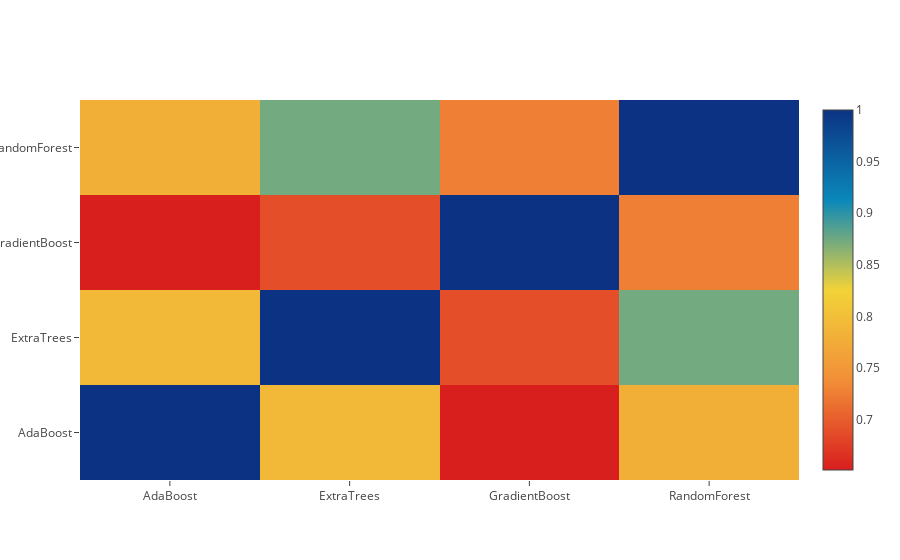

The cell this chart's notebook holds for it:
### Markdown cell above
**Correlation Heatmap of the Second Level Training set**

### Code cell
data = [
    go.Heatmap(
        z= base_predictions_train.astype(float).corr().values ,
        x=base_predictions_train.columns.values,
        y= base_predictions_train.columns.values,
          colorscale='Portland',
            showscale=True,
            reversescale = True
    )
]
py.iplot(data, filename='labelled-heatmap')

### Figure 1 — Plotly figure (JSON) as saved in the notebook; plotly's stock layout.template omitted (floating-point values rounded to 4 significant figures)
{"data": [{"colorscale": "Portland", "reversescale": true, "showscale": true, "type": "heatmap", "x": ["AdaBoost", "ExtraTrees", "GradientBoost", "RandomForest"], "y": ["AdaBoost", "ExtraTrees", "GradientBoost", "RandomForest"], "z": [[1, 0.7919, 0.6513, 0.7789], [0.7919, 1, 0.6885, 0.8729], [0.6513, 0.6885, 1, 0.7259], [0.7789, 0.8729, 0.7259, 1]]}], "layout": {}}
